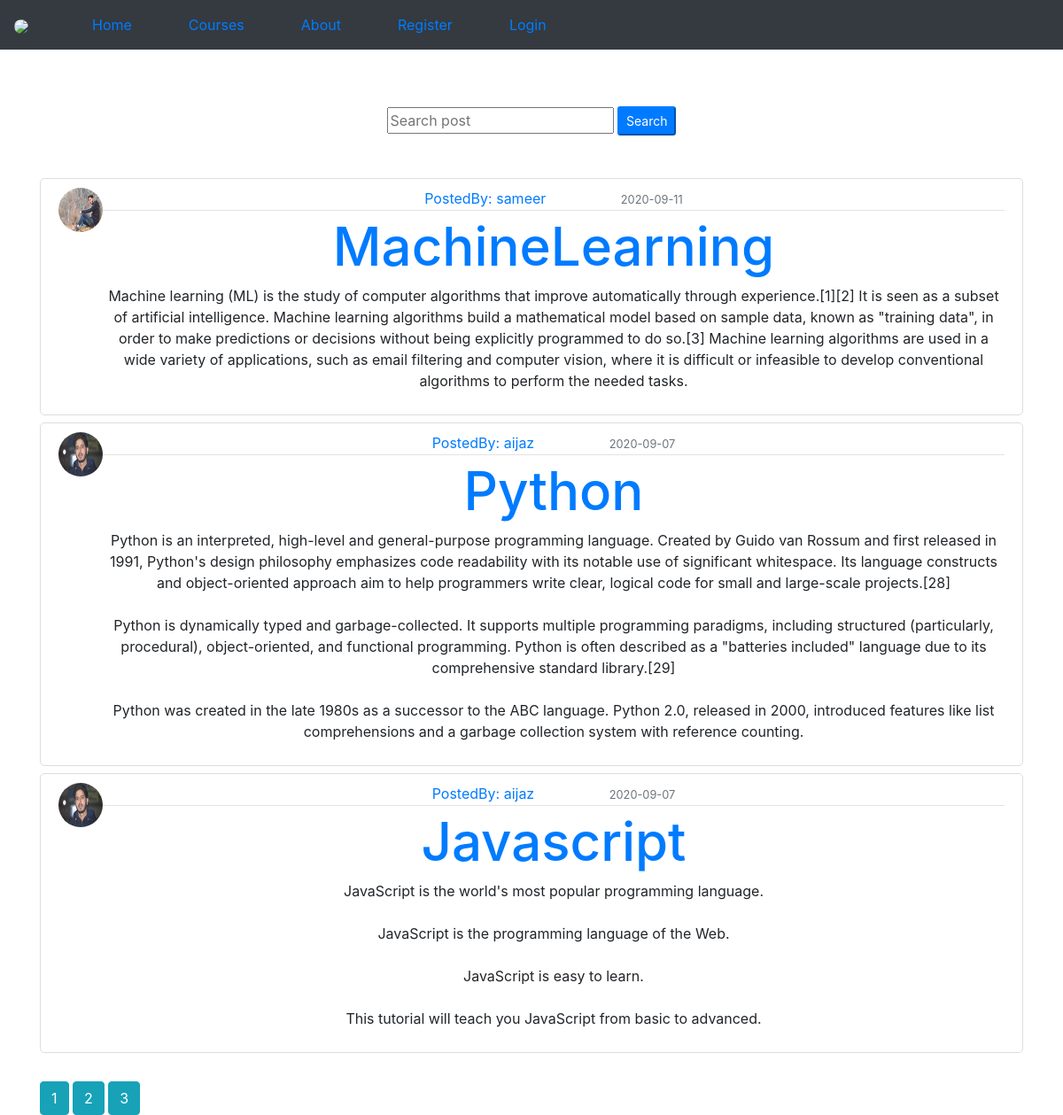
The page /home on the database its author committed.
### Main/models.py (models this page shows, shortened)
class Post(db.Model):
	__searchable__ = ['title']
	id = db.Column(db.Integer,primary_key=True)
	title = db.Column(db.String(120),nullable=False)
	content = db.Column(db.Text,nullable=False)
	date_posted = db.Column(db.DateTime,nullable=False,default=datetime.utcnow)
	user_id = db.Column(db.Integer,db.ForeignKey('user.id'),nullable=False)

class User(db.Model,UserMixin):
	id = db.Column(db.Integer,primary_key=True)
	username = db.Column(db.String(20),unique=True, nullable= False)
	email = db.Column(db.String(120),unique=True,nullable=False)
	image_file = db.Column(db.String(20),nullable=False,default= 'default.jpg')
	password = db.Column(db.String(30),nullable=False)
	posts = db.relationship('Post',backref='author',lazy=True)

### Main/index/routes.py (the view)
@index.route('/')
@index.route('/home')
def home():
	page = request.args.get('page',1,type=int)
	posts = Post.query.order_by(Post.date_posted.desc()).paginate(page=page,per_page=3)
	return render_template('home.html',posts = posts)

### Main/templates/home.html
{%extends "layout.html"%}
{%block content%}
	<div class="search-container mt-3 mb-5 ">
    	<form method="GET" action="search">
      		<input type="text" placeholder="Search post" name="query" id="query">
      		<button type="submit" class="btn-primary btn-sm mt-3">Search</button>
    	</form>
  </div>
	{%for post in posts.items%}
		<article class="media content-section mb-2">
			<img class="rounded-circle article-img center" src="{{url_for('static',filename='Profile-pics/'+post.author.image_file)}}">
			<div class="media-body">
				<div class="article-metadata">
					<a href="{{url_for('users.user_posts',username=post.author.username)}}">PostedBy: {{post.author.username}}</a>
					<small class="text-muted">{{post.date_posted.strftime('%Y-%m-%d')}}</small>
				</div>
				<h2><a href="{{url_for('posts.post',post_id=post.id)}}" class="article-title" style="font-size: 5vw">{{post.title}}</a></h2>
				<p class="article-content">{{post.content}}</p>
			</div>
		</article>
	{%endfor%}
		{%for page_num in posts.iter_pages(left_edge=1,right_edge=1,left_current=1,right_current=2)%}
			{%if page_num%}
				{%if posts.page == page_num%}
					<a class="btn btn-info mt-4" href="{{url_for('index.home',page=page_num)}}">{{page_num}}</a>
				{%else%}
					<a class="btn btn-info mt-4" href="{{url_for('index.home',page=page_num)}}">{{page_num}}</a>
				{%endif%}
			{%else%}
				...
			{%endif%}
		{%endfor%}
{%endblock content%}

### Main/templates/layout.html (shortened to what this page needs)
<!DOCTYPE html>
<html lang="en">
<head>
  	<link rel="stylesheet" type="text/css" href="{{url_for('static',filename='main.css')}}">
  	<link rel="stylesheet" href="https://maxcdn.bootstrapcdn.com/bootstrap/4.4.1/css/bootstrap.min.css">
</head>
<body>
	<div class="navbar navbar-expand-md  bg-dark">
		<a class="navbar-brand" href="#"><img class="rounded-circle" src="CO.jpeg" style="width: 50px"></a>
		<ul class="navbar-nav">
			<li class="nav-item">
				<a class="nav-link" href="{{url_for('index.home')}}">Home</a>
			</li>
			<li class="nav-item ">
				<a class="nav-link" href="#">Courses</a>
			</li>
			<li class="nav-item ">
				<a class="nav-link" href="#">About</a>
			</li>
			{%if current_user.is_authenticated%}
				<li class="nav-item">
					<a class="nav-link" href="{{url_for('posts.NewPost')}}">NewPost</a>
				</li>
				<li class="nav-item float-left">
					<a class="nav-link" href="{{url_for('users.account')}}">Account</a>
				</li>
				<li class="nav-item">
					<a class="nav-link" href="{{url_for('users.logout')}}">Logout</a>
				</li>
			{%else%}
				<li class="nav-item">
					<a class="nav-link" href="{{url_for('users.register')}}">Register</a>
				</li>
				<li class="nav-item">
					<a class="nav-link" href="{{url_for('users.login')}}">Login</a>
				</li>
			{%endif%}
		</ul>
	</div>
	<div class="container mt-5">
		{%block content%}
		{%endblock content%}
	</div>
</body>
</html>

### Main/static/main.css (style rules this page uses)
body { font-family: 'Lato', sans-serif; }
.nav-item { margin-left: 3rem; }
.content-section { text-align: center; background-color: #ffff; padding: 10px 20px; border: 1px solid #dddddd; border-radius: 5px; }
.article-img { height: 50px; width: 50px; }
.article-metadata { padding-bottom: 1px; margin-bottom: 4px; border-bottom: 1px solid #e3e3e3 }
.media { text-align: center; }
.article-content { white-space: pre-line; }
.text-muted { margin-left: 5rem; }
.search-container { float: none; text-align: center; }

### rows shown on the page
Post: image_file (picture), author.username "sameer", date_posted "2020-09-11", title "MachineLearning", content "Machine learning (ML) is the study of computer algorithms that improve automatically through experience.[1][2] It is seen as a subset of artificial intelligence. Machine learning algorithms build a mathematical model based on sample data, known as \"training data\", in order to make predictions or decisions without being explicitly programmed to do so.[3] Machine learning algorithms are used in a wide variety of applications, such as email filtering and computer vision, where it is difficult or infeasible to develop conventional algorithms to perform the needed tasks."
Post: image_file (picture), author.username "aijaz", date_posted "2020-09-07", title "Python", content "Python is an interpreted, high-level and general-purpose programming language. Created by Guido van Rossum and first released in 1991, Python's design philosophy emphasizes code readability with its notable use of significant whitespace. Its language constructs and object-oriented approach aim to help programmers write clear, logical code for small and large-scale projects.[28] Python is dynamically typed and garbage-collected. It supports multiple programming paradigms, including structured (particularly, procedural), object-oriented, and functional programming. Python is often described as a \"batteries included\" language due to its comprehensive standard library.[29] Python was created in…"
Post: image_file (picture), author.username "aijaz", date_posted "2020-09-07", title "Javascript", content "JavaScript is the world's most popular programming language. JavaScript is the programming language of the Web. JavaScript is easy to learn. This tutorial will teach you JavaScript from basic to advanced."

### other values the page prints
{{ page_num }} "1"
{{ page_num }} "2" "3"
